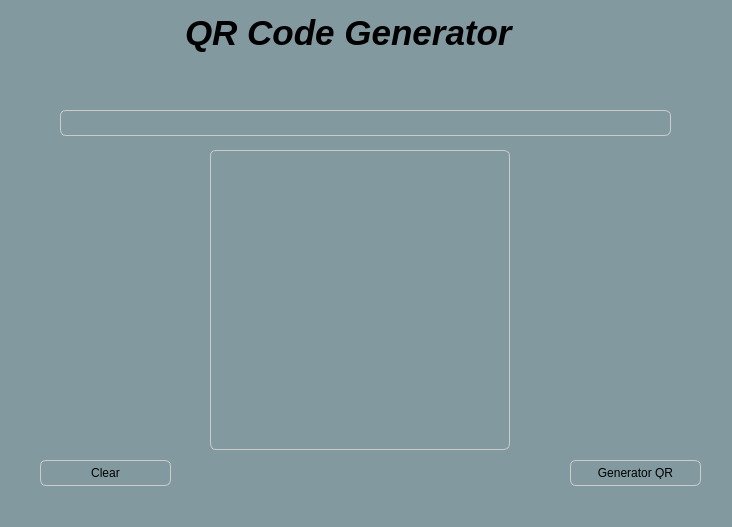
<?xml version="1.0" encoding="UTF-8"?>
<ui version="4.0">
 <class>MainWindow</class>
 <widget class="QMainWindow" name="MainWindow">
  <property name="geometry">
   <rect>
    <x>0</x>
    <y>0</y>
    <width>732</width>
    <height>527</height>
   </rect>
  </property>
  <property name="windowTitle">
   <string>MainWindow</string>
  </property>
  <widget class="QWidget" name="centralwidget">
   <property name="styleSheet">
    <string notr="true">background-color: #82999f;

</string>
   </property>
   <widget class="QLineEdit" name="Text">
    <property name="geometry">
     <rect>
      <x>180</x>
      <y>10</y>
      <width>341</width>
      <height>45</height>
     </rect>
    </property>
    <property name="font">
     <font>
      <pointsize>26</pointsize>
      <italic>true</italic>
      <bold>true</bold>
     </font>
    </property>
    <property name="cursor">
     <cursorShape>ArrowCursor</cursorShape>
    </property>
    <property name="autoFillBackground">
     <bool>false</bool>
    </property>
    <property name="styleSheet">
     <string notr="true">QLineEdit {
    color: black;
    background-color: #82999f;
    border: none;
    outline: none;
}
</string>
    </property>
    <property name="text">
     <string>QR Code Generator</string>
    </property>
    <property name="alignment">
     <set>Qt::AlignCenter</set>
    </property>
    <property name="dragEnabled">
     <bool>false</bool>
    </property>
    <property name="readOnly">
     <bool>true</bool>
    </property>
   </widget>
   <widget class="QLineEdit" name="UserInput">
    <property name="geometry">
     <rect>
      <x>60</x>
      <y>110</y>
      <width>611</width>
      <height>26</height>
     </rect>
    </property>
    <property name="styleSheet">
     <string notr="true">QLineEdit {
    color: black;
    background-color: #82999f;
    border: 1px solid #CCCCCC;
    border-radius: 6px;
    padding: 4px;
}
</string>
    </property>
    <property name="text">
     <string/>
    </property>
    <property name="placeholderText">
     <string/>
    </property>
   </widget>
   <widget class="QPushButton" name="GenarateQR">
    <property name="geometry">
     <rect>
      <x>570</x>
      <y>460</y>
      <width>131</width>
      <height>26</height>
     </rect>
    </property>
    <property name="styleSheet">
     <string notr="true">QPushButton {
    color: black;
    background-color: #82999f;
    border: 1px solid #CCCCCC;
    border-radius: 6px;
    padding: 6px 12px;
}

QPushButton:hover {
    background-color: #D6D6D6;
}

QPushButton:pressed {
    background-color: #C0C0C0;
}
</string>
    </property>
    <property name="text">
     <string>Generator QR</string>
    </property>
   </widget>
   <widget class="QPushButton" name="Clear">
    <property name="geometry">
     <rect>
      <x>40</x>
      <y>460</y>
      <width>131</width>
      <height>26</height>
     </rect>
    </property>
    <property name="styleSheet">
     <string notr="true">QPushButton {
    color: black;
    background-color: #82999f;
    border: 1px solid #CCCCCC;
    border-radius: 6px;
    padding: 6px 12px;
}

QPushButton:hover {
    background-color: #D6D6D6;
}

QPushButton:pressed {
    background-color: #C0C0C0;
}
</string>
    </property>
    <property name="text">
     <string>Clear</string>
    </property>
   </widget>
   <widget class="QLabel" name="qrLabel">
    <property name="enabled">
     <bool>true</bool>
    </property>
    <property name="geometry">
     <rect>
      <x>210</x>
      <y>150</y>
      <width>300</width>
      <height>300</height>
     </rect>
    </property>
    <property name="minimumSize">
     <size>
      <width>300</width>
      <height>300</height>
     </size>
    </property>
    <property name="styleSheet">
     <string notr="true">QLabel {
    background-color: #82999f;
    border: 1px solid #CCCCCC;
    border-radius: 6px;
}
</string>
    </property>
    <property name="text">
     <string/>
    </property>
    <property name="alignment">
     <set>Qt::AlignCenter</set>
    </property>
   </widget>
  </widget>
  <widget class="QMenuBar" name="menubar">
   <property name="geometry">
    <rect>
     <x>0</x>
     <y>0</y>
     <width>732</width>
     <height>23</height>
    </rect>
   </property>
  </widget>
 </widget>
 <tabstops>
  <tabstop>Text</tabstop>
 </tabstops>
 <resources/>
 <connections/>
</ui>
